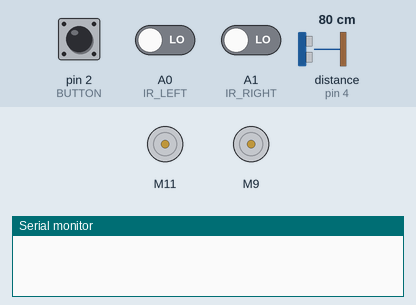
This sketch was run on a simulated Arduino Uno, built with avr-gcc and run on an emulated ATmega328P. Shown: 2 × DC motor (green arrow = forward, orange = backward, longer = faster), the last lines printed to the serial monitor. Inputs (shaded band) come from the test bench; at power-on: pin 2 (BUTTON) HIGH, A0 (IR_LEFT) LOW, distance to the obstacle (sensor on pin 4) 80 cm, A1 (IR_RIGHT) LOW. The echo pulse lasts 58.3 µs per cm.

Above: at 1.2 s.
1.3 s: pin 2 (BUTTON) pulled LOW for 3.2 s
At 2.6 s:
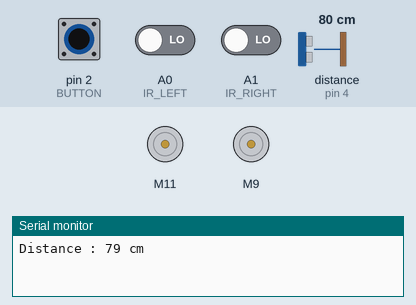
6.0 s: pin 2 (BUTTON) pulled LOW for 0.15 s
At 6.6 s:
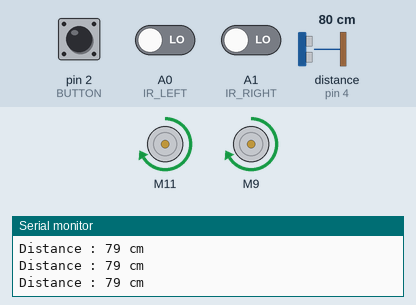
7.6 s: A0 (IR_LEFT) driven HIGH
At 8.8 s:
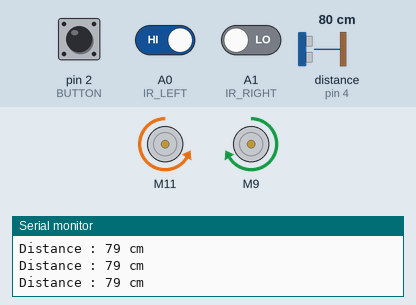
9.1 s: distance to the obstacle (sensor on pin 4) set to 17 cm
11.2 s: distance to the obstacle (sensor on pin 4) set to 13 cm
At 12.4 s:
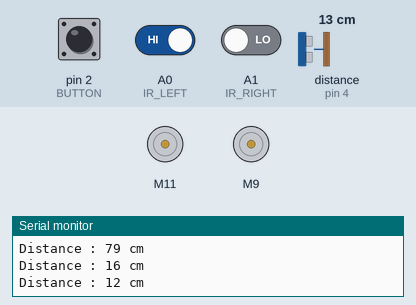
13.5 s: pin 2 (BUTTON) driven LOW and A0 (IR_LEFT) driven LOW and A1 (IR_RIGHT) driven HIGH
At 15.3 s:
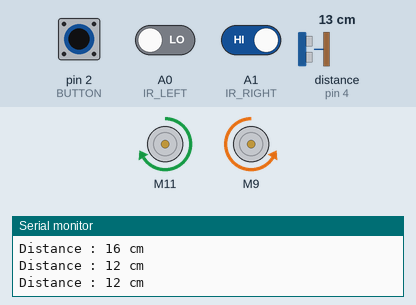
Timing chart, 0 to 17.0 s (numbered marks = the images above; inputs shaded):
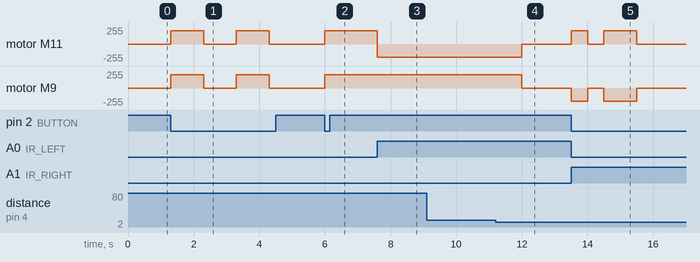

Measured:
- the behaviour switches between 16 and 15 cm on distance to the obstacle (sensor on pin 4) (found by bisection; images 3 and 4)
- after the input at 1.3 s, motor M11, motor M9: alternates forward 200/255 for 1.0 s and stopped for 1.0 s, starting at once
- after the input at 6.0 s, motor M11, motor M9: stopped → forward 200/255 at once
- after the input at 7.6 s, motor M11: forward 200/255 → backward 200/255 at once
- after the input at 11.2 s, motor M11: backward 200/255 → stopped after 0.80 s; motor M9: forward 200/255 → stopped after 0.80 s
- after the input at 13.5 s, motor M11: stopped → forward 200/255 at once, → stopped 0.50 s later, → forward 200/255 0.50 s later, → stopped 1.0 s later; motor M9: stopped → backward 200/255 at once, → stopped 0.50 s later, → backward 200/255 0.50 s later, → stopped 1.0 s later

The sketch:

pikaBot_sketch7.ino
```cpp
/*
 * By: Yafumin
 * On: 16 May 2021
 * Function: pikabot will move forward when powered on
 *           and stop when detects obstacle or powered off
 *
 *
 */
#include "CytronMotorDriver.h"


class Car{
  private:
    int leftSpeed;
    int rightSpeed;
    CytronMD* motorLeft;
    CytronMD* motorRight;
  public:
    Car(){
      this->leftSpeed = 0;
      this->rightSpeed = 0;

      this->motorLeft = new CytronMD(PWM_PWM,11,10);
      this->motorRight = new CytronMD(PWM_PWM,9,3);
    }
    ~Car(){
      if(this->motorLeft)
        delete this->motorLeft;
      if(this->motorRight)
        delete this->motorRight;
    }

    void setCarSpeed(int left,int right){
      this->leftSpeed = left;
      this->rightSpeed = right;
    }

    void moveCar(){
      this->motorLeft->setSpeed(leftSpeed);
      this->motorRight->setSpeed(rightSpeed);
    }

    bool isStop(){return this->leftSpeed==0 && this->rightSpeed==0;}

};


#define IR_LEFT A0
#define IR_RIGHT A1
#define BUTTON 2
#define ECHOPIN 4
#define TRIGPIN 5
#define SERIALPORT 9600
unsigned long previous_time_counter = 0;
unsigned long previous_button_counter = 0;
unsigned long button_interval = 1000;
unsigned long sensor_reset_interval = 2000;
bool trig_active = true;
unsigned long sensor_active_interval = 12000;
long distance = 0;
Car pikabot;


void setup() {
  pinMode(BUTTON,INPUT_PULLUP);
  pinMode(TRIGPIN,OUTPUT);
  pinMode(ECHOPIN,INPUT);
  Serial.begin(SERIALPORT);
}

void loop() {
 //looping
    unsigned long current_time = millis();

    //check if button pressed
    if(digitalRead(BUTTON)==LOW){
      unsigned long passed = current_time - previous_button_counter;
      if(passed > button_interval){
        if(pikabot.isStop())
          pikabot.setCarSpeed(200,200);
        else
          pikabot.setCarSpeed(0,0);
        pikabot.moveCar();
        previous_button_counter = current_time;
      }
    }
    if(!pikabot.isStop()){
      unsigned long time_passed = current_time - previous_time_counter;
      if(time_passed < sensor_reset_interval ){
        digitalWrite(TRIGPIN,LOW);
        trig_active = false;
      }
      else if((time_passed < sensor_active_interval) && (trig_active == false)){
        digitalWrite(TRIGPIN,HIGH);
      trig_active = true;
      }
      else{
        digitalWrite(TRIGPIN,LOW);

        long duration = pulseIn(ECHOPIN,HIGH);
        distance = duration * 0.017;

        Serial.print("Distance : ");
        Serial.print(distance);
        Serial.println(" cm");

        if(distance>0 && distance < 15){
          pikabot.setCarSpeed(0,0);
          pikabot.moveCar();
        }

        trig_active = false;
        previous_time_counter = current_time;
      }

      if(!pikabot.isStop()){
        int left_sensor = digitalRead(IR_LEFT);
        int right_sensor = digitalRead(IR_RIGHT);

        if(left_sensor == 1 && right_sensor == 1){
          pikabot.setCarSpeed(0,0);
        }
        else if(left_sensor == 1){
          pikabot.setCarSpeed(-200,200);
        }
        else if(right_sensor == 1){
          pikabot.setCarSpeed(200,-200);
        }
        else{
          pikabot.setCarSpeed(200,200);
        }
        pikabot.moveCar();
      }

    }
}
```

pikaBot_sketch1.ino
```cpp
#include "CytronMotorDriver.h"

int main(){
  init();
  bool repeat = true;
  CytronMD moterLeft(PWM_PWM, 11, 10);
  CytronMD moterRight(PWM_PWM, 9, 3);

  while(repeat){
    moterLeft.setSpeed(200);
    moterRight.setSpeed(200);
  }
  return 0;
}
```
